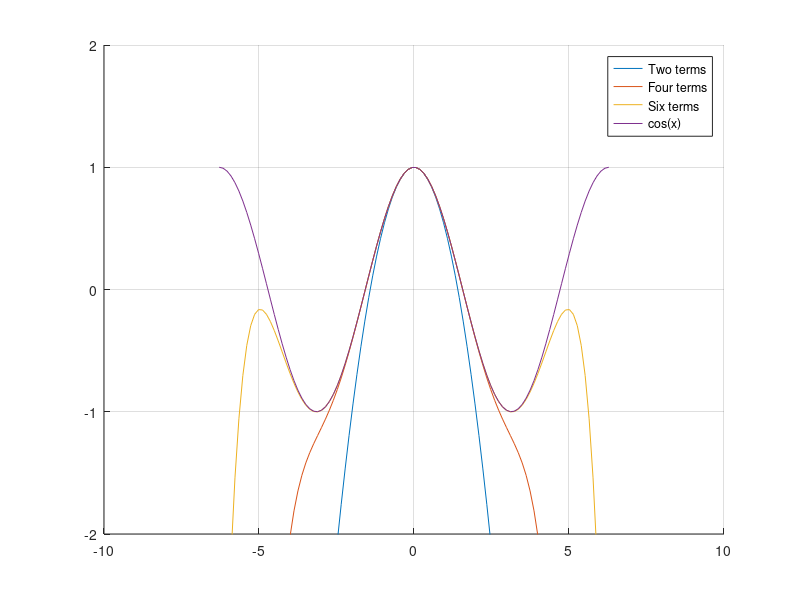

The MATLAB source for this figure:
clear; close all; clc;
N = 100;
x = linspace(-2*pi, 2*pi, N);

my_taylor = zeros(3, N);

ns = [2, 4, 6];

for i = 1:length(ns)
    n = ns(i);
    for k = 0:n-1
        my_taylor(i,:) = my_taylor(i,:) + (-1)^(k)*x.^(2*k)/factorial(2*k);
    end
end

figure;
hold on;
clear h
for i = 1:length(ns)
    h(i) = plot(x, my_taylor(i,:));
end

h(4) = plot(x, cos(x));

ylim([-2, 2]);
grid on;
legend(h, 'Two terms','Four terms','Six terms','cos(x)');
